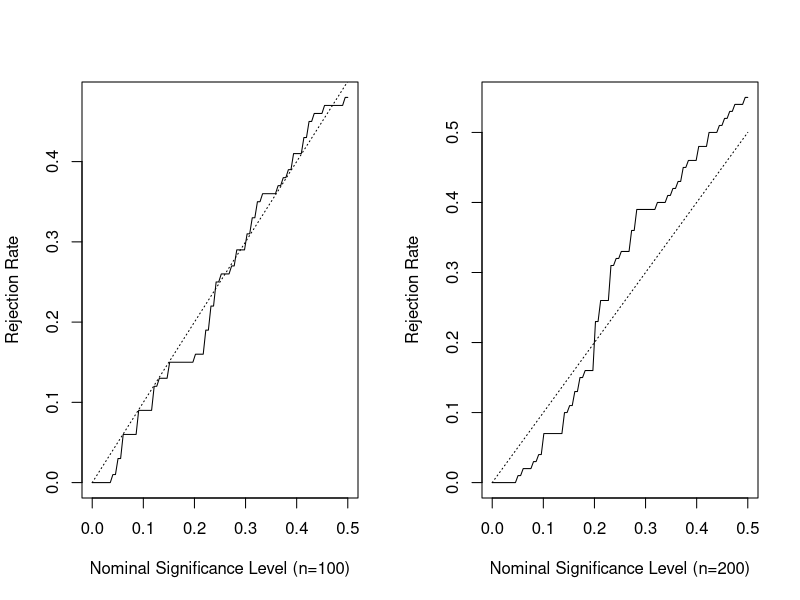

Source code (R):
# From the intermediate results to the entries in Figure B.14.

figureB14 = read.csv("InterResult//FigureB14//figureB14.csv", skip = 1, header = FALSE)


pv=as.matrix(figureB14[1])
fp100=as.matrix(figureB14[2])
fp200=as.matrix(figureB14[3])

postscript("results/figureB14.eps", width = 12, height = 5,  
           horizontal = FALSE, paper = "special")

par(mfrow=c(1,2))
# Left panel of Figure B.14
plot(pv,fp100,type="l",xlab="Nominal Significance Level (n=100)",ylab="Rejection Rate")
lines(pv,pv,lty=3)
# Right panel of Figure B.14
plot(pv,fp200,type="l",xlab="Nominal Significance Level (n=200)",ylab="Rejection Rate")
lines(pv,pv,lty=3)

dev.off()
